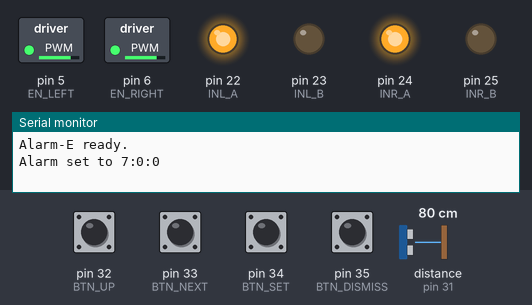
This sketch was run on a simulated Arduino Mega 2560, built with avr-gcc and run on an emulated ATmega2560. On the bench: switched loads named in the sketch (green lamp = pin HIGH), output pins drawn as LEDs (lit = HIGH), the last lines printed to the serial monitor. Wiring (inferred from the names in the program): ultrasonic range finder: trigger pin 30; echo pin 31. Dashed ring = blinking. Inputs (shaded band) come from the test bench; at power-on: pin 32 (BTN_UP), pin 33 (BTN_NEXT), pin 34 (BTN_SET), pin 35 (BTN_DISMISS) HIGH, distance to the obstacle (sensor on pin 31) 80 cm. The echo pulse lasts 58.3 µs per cm; the local clock reads 2024-03-15 10:24:30 at power-on unless the sketch sets it; pins used as bus, display or sensor lines are not drawn.

Above: at 1.2 s.
1.3 s: distance to the obstacle (sensor on pin 31) set to 25 cm
2.8 s: distance to the obstacle (sensor on pin 31) set to 19 cm
At 3.4 s:
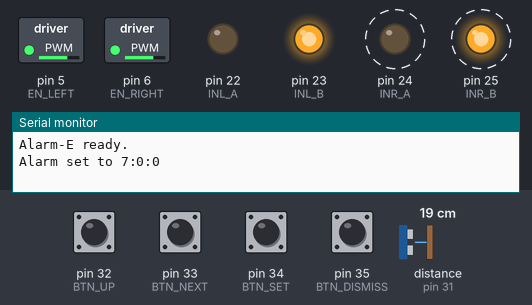
5.8 s: distance to the obstacle (sensor on pin 31) set to 35 cm
At 6.9 s:
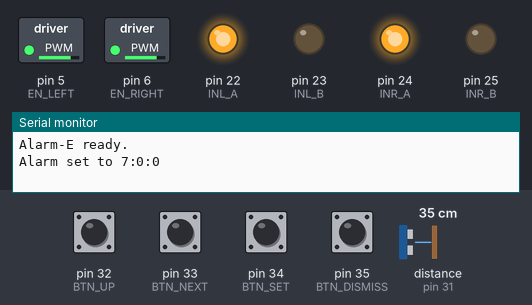
7.3 s: pin 34 (BTN_SET) pulled LOW for 1 s
At 9.5 s:
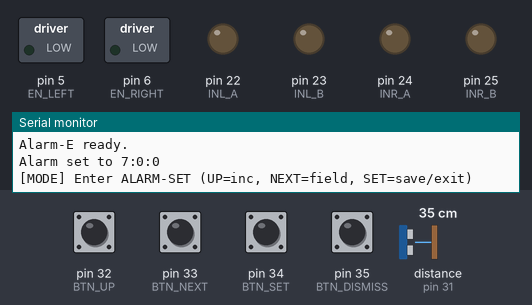
Timing chart, 0 to 11.0 s (numbered marks = the images above; inputs shaded):
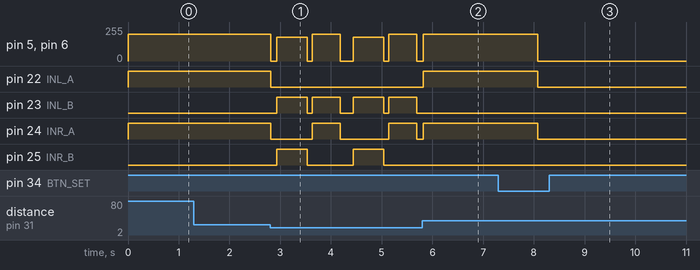

Measured:
- the behaviour switches between 22 and 21 cm on distance to the obstacle (sensor on pin 31) (found by bisection; images 0 and 1)
- after the input at 1.3 s, every drawn part: stays the same
- after the input at 2.8 s, pin 5 (EN_LEFT), pin 6 (EN_RIGHT): 200/255 → 0/255 at once, → 180/255 0.12 s later, → 0/255 0.60 s later, → 200/255 0.10 s later, … (9 changes in this stretch)
- after the input at 5.8 s, pin 22 (INL_A): LOW → HIGH at once; pin 23 (INL_B): stops changing and stays LOW; pin 25 (INR_B): stays LOW (without the input it goes to HIGH after 0.14 s)
- after the input at 7.3 s, pin 5 (EN_LEFT), pin 6 (EN_RIGHT): 200/255 → 0/255 after 0.78 s; pin 22 (INL_A), pin 24 (INR_A): HIGH → LOW after 0.78 s

The sketch:

alarm-e.ino
```cpp
/*
  Alarm-E (Arduino Mega)
  Features:
  - DS3231 RTC (24h “international” time)
  - Alarm set with 3 buttons (UP, NEXT, SET). Long-press SET to enter/exit alarm-set mode.
  - Rear DISMISS button to stop beeping when alarm time is reached (re-arms for next day).
  - Ultrasonic obstacle avoidance:
      forward → if obstacle: stop → reverse → turn left ~90° → try again
  - H-bridge: left motors share one channel, right motors share the other.
    Forward: both sides forward. Turn-left: right fwd + left rev. Reverse: both rev.
*/

#include <Wire.h>
#include "RTClib.h"

RTC_DS3231 rtc;

// -------------------- PIN MAP (adjust if needed) --------------------
// H-bridge (one channel per side). Using enable+direction pair per side:
const int EN_LEFT   = 5;   // PWM enable for left motors (Mega PWM)
const int INL_A     = 22;  // Left direction A
const int INL_B     = 23;  // Left direction B

const int EN_RIGHT  = 6;   // PWM enable for right motors (Mega PWM)
const int INR_A     = 24;  // Right direction A
const int INR_B     = 25;  // Right direction B

// Ultrasonic
const int US_TRIG   = 30;
const int US_ECHO   = 31;

// Buzzer
const int BUZZER    = 8;

// Buttons (use INPUT_PULLUP; LOW = pressed)
const int BTN_UP      = 32; // increment selected field
const int BTN_NEXT    = 33; // move across hour/min/sec
const int BTN_SET     = 34; // enter/exit alarm-set mode (long press), short press to save
const int BTN_DISMISS = 35; // rear dismiss button for alarm

// -------------------- BEHAVIOUR TUNING --------------------
const int MOTOR_SPEED_FWD   = 200; // 0–255
const int MOTOR_SPEED_TURN  = 200; // turn speed
const int MOTOR_SPEED_REV   = 180;

const unsigned long REVERSE_MS   = 600;
const unsigned long TURN90_MS    = 550; // tune on your chassis for ~90°
const int OBSTACLE_CM            = 20;  // stop if object closer than this

const unsigned long DEBOUNCE_MS  = 60;
const unsigned long LONGPRESS_MS = 700;

// Buzzer
const int BEEP_FREQ     = 2000;     // Hz for tone()
const int BEEP_ON_MS    = 200;
const int BEEP_OFF_MS   = 150;

// -------------------- STATE --------------------
bool inAlarmSetMode = false;
int  fieldIndex = 0;       // 0=hour, 1=min, 2=sec
int  alarmHour = 7;        // default alarm time
int  alarmMin  = 0;
int  alarmSec  = 0;
bool alarmEnabled = true;
bool alarmRinging = false;

// Button bookkeeping
struct Btn {
  int pin;
  bool lastStable;
  unsigned long lastChangeMs;
  bool lastRead;
  unsigned long pressedAt;
  bool longSent;
};
Btn btnUp      = { BTN_UP,      HIGH, 0, HIGH, 0, false };
Btn btnNext    = { BTN_NEXT,    HIGH, 0, HIGH, 0, false };
Btn btnSet     = { BTN_SET,     HIGH, 0, HIGH, 0, false };
Btn btnDismiss = { BTN_DISMISS, HIGH, 0, HIGH, 0, false };

// -------------------- UTIL --------------------
void setLeft(int pwm, int dir) { // dir: 1=fwd, -1=rev, 0=stop
  if (dir > 0) { digitalWrite(INL_A, HIGH); digitalWrite(INL_B, LOW); }
  else if (dir < 0) { digitalWrite(INL_A, LOW); digitalWrite(INL_B, HIGH); }
  else { digitalWrite(INL_A, LOW); digitalWrite(INL_B, LOW); }
  analogWrite(EN_LEFT, (dir == 0 ? 0 : constrain(pwm, 0, 255)));
}

void setRight(int pwm, int dir) {
  if (dir > 0) { digitalWrite(INR_A, HIGH); digitalWrite(INR_B, LOW); }
  else if (dir < 0) { digitalWrite(INR_A, LOW); digitalWrite(INR_B, HIGH); }
  else { digitalWrite(INR_A, LOW); digitalWrite(INR_B, LOW); }
  analogWrite(EN_RIGHT, (dir == 0 ? 0 : constrain(pwm, 0, 255)));
}

void motorsStop()    { setLeft(0, 0); setRight(0, 0); }
void motorsForward() { setLeft(MOTOR_SPEED_FWD,  +1); setRight(MOTOR_SPEED_FWD,  +1); }
void motorsReverse() { setLeft(MOTOR_SPEED_REV,  -1); setRight(MOTOR_SPEED_REV,  -1); }
void turnLeft()      { setLeft(MOTOR_SPEED_TURN, -1); setRight(MOTOR_SPEED_TURN, +1); }

long readDistanceCM() {
  digitalWrite(US_TRIG, LOW); delayMicroseconds(2);
  digitalWrite(US_TRIG, HIGH); delayMicroseconds(10);
  digitalWrite(US_TRIG, LOW);
  unsigned long duration = pulseIn(US_ECHO, HIGH, 30000UL); // 30ms timeout (~5m)
  if (duration == 0) return 9999; // timeout
  return (long)(duration / 58);   // HC-SR04 conversion
}

void beepPattern() {
  static unsigned long lastToggle = 0;
  static bool on = false;
  unsigned long now = millis();
  unsigned long interval = on ? BEEP_ON_MS : BEEP_OFF_MS;

  if (now - lastToggle >= interval) {
    lastToggle = now;
    on = !on;
    if (on) tone(BUZZER, BEEP_FREQ);
    else    noTone(BUZZER);
  }
}

bool timesEqual(DateTime now, int h, int m, int s) {
  return (now.hour() == h && now.minute() == m && now.second() == s);
}

// Simple debounced + long-press buttons
void updateBtn(Btn &b) {
  bool raw = digitalRead(b.pin);
  if (raw != b.lastRead) {
    b.lastChangeMs = millis();
    b.lastRead = raw;
  }
  if (millis() - b.lastChangeMs > DEBOUNCE_MS) {
    if (b.lastStable != raw) {
      b.lastStable = raw;
      if (raw == LOW) { // pressed (active LOW)
        b.pressedAt = millis();
        b.longSent = false;
      } else {
        // released
      }
    }
  }
}

bool shortPressed(Btn &b) {
  // fire on release if was pressed and not long
  static unsigned long releasedAt = 0; // not strictly needed per-button here
  if (b.lastStable == HIGH && b.pressedAt > 0) {
    unsigned long pressLen = millis() - b.pressedAt;
    bool wasShort = (pressLen >= DEBOUNCE_MS && pressLen < LONGPRESS_MS && !b.longSent);
    b.pressedAt = 0;
    return wasShort;
  }
  return false;
}

bool longPressed(Btn &b) {
  if (b.lastStable == LOW && !b.longSent && (millis() - b.pressedAt >= LONGPRESS_MS)) {
    b.longSent = true;
    return true;
  }
  return false;
}

// -------------------- ALARM SET MODE --------------------
void enterAlarmSet() {
  inAlarmSetMode = true;
  fieldIndex = 0;
  motorsStop();
  noTone(BUZZER);
  Serial.println(F("[MODE] Enter ALARM-SET (UP=inc, NEXT=field, SET=save/exit)"));
}
void exitAlarmSet(bool saved) {
  inAlarmSetMode = false;
  if (saved) {
    alarmEnabled = true;
    Serial.print(F("[ALARM] Saved -> "));
    Serial.print(alarmHour); Serial.print(':');
    Serial.print(alarmMin);  Serial.print(':');
    Serial.println(alarmSec);
  } else {
    Serial.println(F("[MODE] Exit ALARM-SET (no save)"));
  }
}

void incrementField() {
  if (fieldIndex == 0) { alarmHour = (alarmHour + 1) % 24; }
  else if (fieldIndex == 1) { alarmMin = (alarmMin + 1) % 60; }
  else { alarmSec = (alarmSec + 1) % 60; }
  Serial.print(F("[ALARM SET] ")); Serial.print(alarmHour);
  Serial.print(':'); Serial.print(alarmMin);
  Serial.print(':'); Serial.print(alarmSec);
  Serial.print(F("  (field=")); Serial.print(fieldIndex); Serial.println(')');
}

void nextField() {
  fieldIndex = (fieldIndex + 1) % 3;
  Serial.print(F("[ALARM SET] Select field ")); Serial.println(fieldIndex); // 0=H,1=M,2=S
}

// -------------------- OBSTACLE AVOIDANCE --------------------
void obstacleAvoidanceStep() {
  long cm = readDistanceCM();
  if (cm <= OBSTACLE_CM) {
    // stop → reverse → turn left 90°
    motorsStop(); delay(120);
    motorsReverse(); delay(REVERSE_MS);
    motorsStop(); delay(100);
    turnLeft(); delay(TURN90_MS);
    motorsStop(); delay(120);
  } else {
    motorsForward();
  }
}

// -------------------- SETUP/LOOP --------------------
void setup() {
  Serial.begin(115200);
  Wire.begin();

  pinMode(EN_LEFT,  OUTPUT);
  pinMode(INL_A,    OUTPUT);
  pinMode(INL_B,    OUTPUT);

  pinMode(EN_RIGHT, OUTPUT);
  pinMode(INR_A,    OUTPUT);
  pinMode(INR_B,    OUTPUT);

  pinMode(US_TRIG,  OUTPUT);
  pinMode(US_ECHO,  INPUT);

  pinMode(BUZZER,   OUTPUT);

  pinMode(BTN_UP,      INPUT_PULLUP);
  pinMode(BTN_NEXT,    INPUT_PULLUP);
  pinMode(BTN_SET,     INPUT_PULLUP);
  pinMode(BTN_DISMISS, INPUT_PULLUP);

  motorsStop();
  noTone(BUZZER);

  if (!rtc.begin()) {
    Serial.println(F("[RTC] DS3231 not found! Check wiring."));
  } else {
    if (rtc.lostPower()) {
      Serial.println(F("[RTC] Time lost—setting to compile time."));
      rtc.adjust(DateTime(F(__DATE__), F(__TIME__)));
    }
  }

  Serial.println(F("Alarm-E ready."));
  Serial.print(F("Alarm set to ")); Serial.print(alarmHour); Serial.print(':'); Serial.print(alarmMin);
  Serial.print(':'); Serial.println(alarmSec);
}

void loop() {
  // Update buttons
  updateBtn(btnUp);
  updateBtn(btnNext);
  updateBtn(btnSet);
  updateBtn(btnDismiss);

  // Handle mode switching via long-press SET
  if (longPressed(btnSet)) {
    if (!inAlarmSetMode) enterAlarmSet();
    else exitAlarmSet(false); // cancel on long-press exit
  }

  if (inAlarmSetMode) {
    if (shortPressed(btnUp))   incrementField();
    if (shortPressed(btnNext)) nextField();
    if (shortPressed(btnSet))  { exitAlarmSet(true); } // save & exit on short press
    // Stay stopped while setting
    motorsStop();
    delay(10);
    return;
  }

  // Time & Alarm
  DateTime now = rtc.now();

  // Trigger alarm at exact match (H:M:S) if enabled and not already ringing
  if (alarmEnabled && !alarmRinging && timesEqual(now, alarmHour, alarmMin, alarmSec)) {
    alarmRinging = true;
    motorsStop(); // freeze movement while ringing
    Serial.println(F("[ALARM] RINGING! Press DISMISS to stop."));
  }

  // If ringing: beep until dismiss
  if (alarmRinging) {
    beepPattern();

    if (shortPressed(btnDismiss) || longPressed(btnDismiss)) {
      alarmRinging = false;
      noTone(BUZZER);
      // Re-arm for tomorrow at same time:
      alarmEnabled = true;
      Serial.println(F("[ALARM] Dismissed. Re-armed for next day."));
    }
    // Do not drive while ringing
    delay(5);
    return;
  }

  // Normal navigation
  obstacleAvoidanceStep();

  // Safety: if rear dismiss pressed during normal operation, you could toggle alarm enable
  if (longPressed(btnDismiss)) {
    alarmEnabled = !alarmEnabled;
    Serial.print(F("[ALARM] Toggle enable -> "));
    Serial.println(alarmEnabled ? F("ON") : F("OFF"));
  }

  delay(10);
}
```
